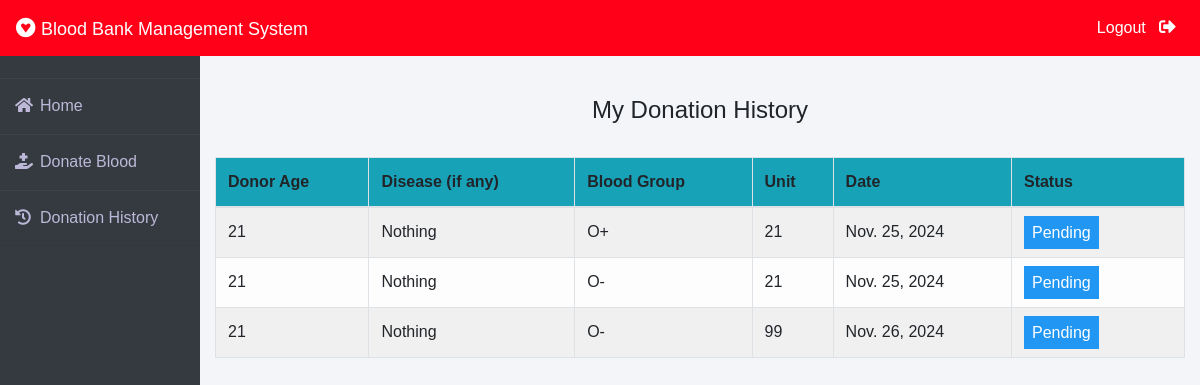
Before: /donation_history/ (signed in) with the older database file.
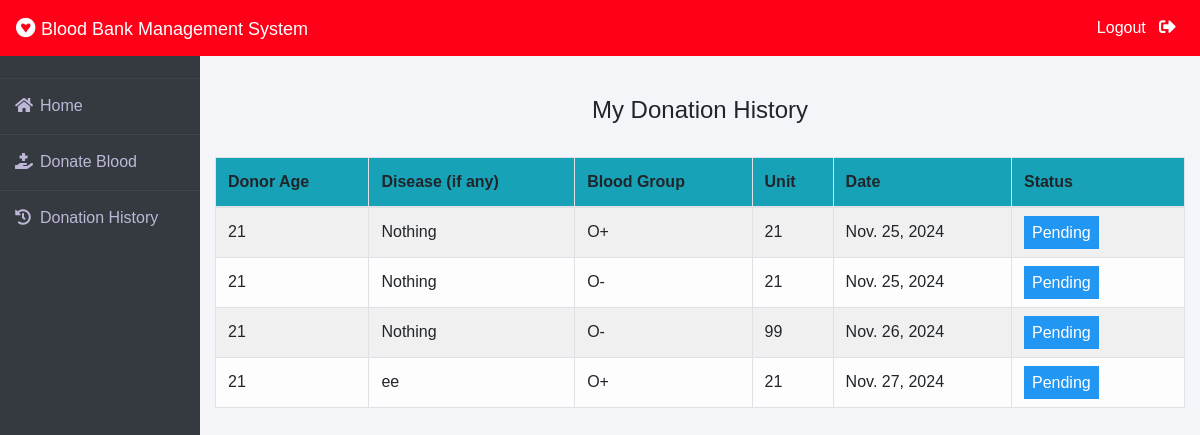
After: the same page with the newer database file.
### myapp/models.py (models this page shows, shortened)
class BloodDonate(models.Model):
    donor=models.ForeignKey(Donor,on_delete=models.CASCADE)
    disease=models.CharField(max_length=100,default="Nothing")
    age=models.PositiveIntegerField()
    bloodgroup=models.CharField(max_length=10)
    unit=models.PositiveIntegerField(default=0)
    status=models.CharField(max_length=20,default="Pending")
    date=models.DateField(auto_now=True)

### myapp/views.py (the view)
# urls.py: path('donation_history/', views.donation_history, name='donation_history'),
def donation_history(request):
    if request.user.is_authenticated and hasattr(request.user, 'donor'):
        donor = Donor.objects.get(user=request.user)
        donations = BloodDonate.objects.filter(donor=donor)
        return render(request, 'myapp/donation_history.html', {'donations': donations})
    messages.error(request, 'You are not authorized to view this page.')
    return redirect('home')

### myapp/templates/myapp/donation_history.html (shortened to what this page needs)
{% extends 'myapp/donorbase.html' %}
{% block content %}
{% load widget_tweaks %}
{%load static%}
<head>
   </head>
<br><br>
<div class="container">
    <H4 class="text-center">My Donation History</H4><br>
    <table class="table table-light table-hover table-bordered table-striped">
        <thead class="bg-info">
            <tr>
                <th scope="col">Donor Age</th>
                <th scope="col">Disease (if any)</th>
                <th scope="col">Blood Group</th>
                <th scope="col">Unit</th>
                <th scope="col">Date</th>
                <th scope="col">Status</th>
            </tr>
        </thead>
        <tbody>
            {% for t in donations %}
            <tr>
                <td>{{t.age}}</td>
                <td> {{t.disease}}</td>
                <td>{{t.bloodgroup}}</td>
                <td>{{t.unit}}</td>
                <td>{{t.date}}</td>
                {% if t.status == 'Approved' %}
                <td><span class="label warning"> Approved</span></td>
                {% elif t.status == 'Rejected' %}
                <td><span class="label success">Rejected</span></td>
                {% else %}
                <td><span style="color: white;margin-left: 0px;" class="label info">Pending</span></td>
                {% endif %}
            </tr>
            {% endfor %}
        </tbody>
    </table>
</div>
{% endblock content %}

Changed rows visible on the page:
added BloodDonate: age "21", disease "ee", bloodgroup "O+", unit "21", date "Nov. 27, 2024", status "Pending"
